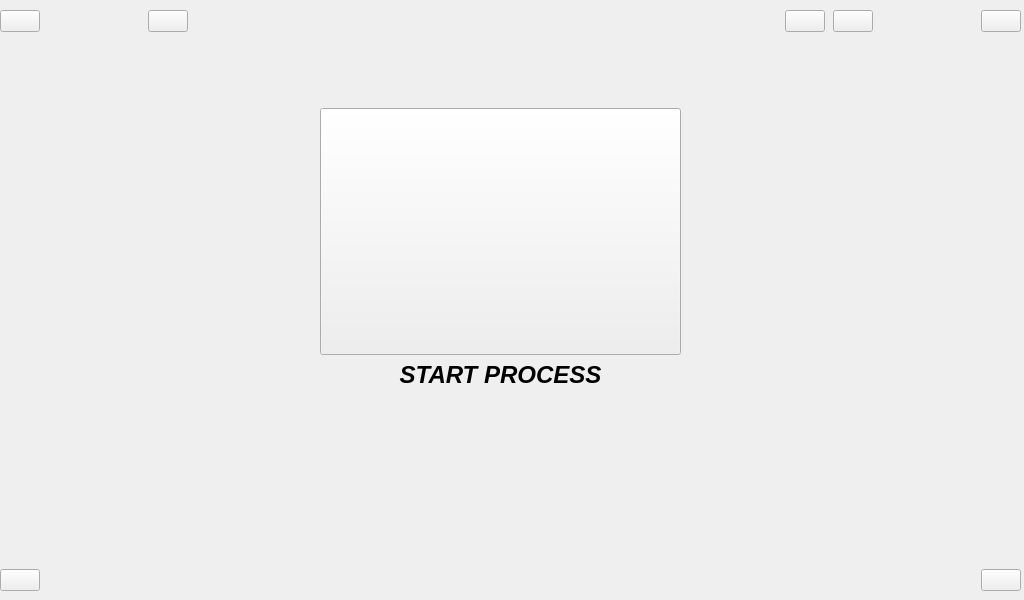
<?xml version="1.0" encoding="UTF-8"?>
<ui version="4.0">
 <class>MainWindow</class>
 <widget class="QMainWindow" name="MainWindow">
  <property name="geometry">
   <rect>
    <x>0</x>
    <y>0</y>
    <width>1024</width>
    <height>600</height>
   </rect>
  </property>
  <property name="windowTitle">
   <string>MainWindow</string>
  </property>
  <property name="styleSheet">
   <string notr="true"/>
  </property>
  <property name="iconSize">
   <size>
    <width>50</width>
    <height>50</height>
   </size>
  </property>
  <widget class="QWidget" name="centralwidget">
   <widget class="QWidget" name="layoutWidget">
    <property name="geometry">
     <rect>
      <x>0</x>
      <y>10</y>
      <width>1021</width>
      <height>581</height>
     </rect>
    </property>
    <layout class="QVBoxLayout" name="verticalLayout_2" stretch="0,0,0,0">
     <item>
      <layout class="QVBoxLayout" name="verticalLayout">
       <item>
        <layout class="QHBoxLayout" name="horizontalLayout" stretch="0,0,0,1,0,0,0,0">
         <property name="spacing">
          <number>8</number>
         </property>
         <item>
          <widget class="QPushButton" name="top_back_btn">
           <property name="styleSheet">
            <string notr="true"/>
           </property>
           <property name="text">
            <string/>
           </property>
          </widget>
         </item>
         <item>
          <spacer name="horizontalSpacer">
           <property name="orientation">
            <enum>Qt::Horizontal</enum>
           </property>
           <property name="sizeHint" stdset="0">
            <size>
             <width>100</width>
             <height>20</height>
            </size>
           </property>
          </spacer>
         </item>
         <item>
          <widget class="QPushButton" name="bluetooth_btn">
           <property name="styleSheet">
            <string notr="true"/>
           </property>
           <property name="text">
            <string/>
           </property>
          </widget>
         </item>
         <item>
          <widget class="QLabel" name="Logo">
           <property name="sizePolicy">
            <sizepolicy hsizetype="Preferred" vsizetype="Preferred">
             <horstretch>0</horstretch>
             <verstretch>0</verstretch>
            </sizepolicy>
           </property>
           <property name="text">
            <string/>
           </property>
           <property name="scaledContents">
            <bool>true</bool>
           </property>
           <property name="alignment">
            <set>Qt::AlignBottom|Qt::AlignLeading|Qt::AlignLeft</set>
           </property>
          </widget>
         </item>
         <item>
          <widget class="QPushButton" name="top_info_btn">
           <property name="styleSheet">
            <string notr="true"/>
           </property>
           <property name="text">
            <string/>
           </property>
          </widget>
         </item>
         <item>
          <widget class="QPushButton" name="top_settings_btn">
           <property name="styleSheet">
            <string notr="true"/>
           </property>
           <property name="text">
            <string/>
           </property>
          </widget>
         </item>
         <item>
          <spacer name="horizontalSpacer_2">
           <property name="orientation">
            <enum>Qt::Horizontal</enum>
           </property>
           <property name="sizeHint" stdset="0">
            <size>
             <width>100</width>
             <height>20</height>
            </size>
           </property>
          </spacer>
         </item>
         <item>
          <widget class="QPushButton" name="top_home_btn">
           <property name="styleSheet">
            <string notr="true"/>
           </property>
           <property name="text">
            <string/>
           </property>
          </widget>
         </item>
        </layout>
       </item>
      </layout>
     </item>
     <item>
      <spacer name="verticalSpacer_2">
       <property name="orientation">
        <enum>Qt::Vertical</enum>
       </property>
       <property name="sizeType">
        <enum>QSizePolicy::Fixed</enum>
       </property>
       <property name="sizeHint" stdset="0">
        <size>
         <width>20</width>
         <height>10</height>
        </size>
       </property>
      </spacer>
     </item>
     <item>
      <widget class="QStackedWidget" name="stackedWidget">
       <property name="currentIndex">
        <number>0</number>
       </property>
       <widget class="QWidget" name="page">
        <widget class="QWidget" name="layoutWidget">
         <property name="geometry">
          <rect>
           <x>320</x>
           <y>60</y>
           <width>361</width>
           <height>301</height>
          </rect>
         </property>
         <layout class="QVBoxLayout" name="verticalLayout_5" stretch="1,0,0">
          <item>
           <widget class="QPushButton" name="menu3_middle_btn">
            <property name="sizePolicy">
             <sizepolicy hsizetype="Preferred" vsizetype="Preferred">
              <horstretch>150</horstretch>
              <verstretch>0</verstretch>
             </sizepolicy>
            </property>
            <property name="styleSheet">
             <string notr="true"/>
            </property>
            <property name="text">
             <string/>
            </property>
           </widget>
          </item>
          <item>
           <widget class="QLabel" name="menu3_label_middle">
            <property name="font">
             <font>
              <pointsize>18</pointsize>
              <italic>true</italic>
              <bold>true</bold>
             </font>
            </property>
            <property name="text">
             <string>START PROCESS</string>
            </property>
            <property name="alignment">
             <set>Qt::AlignHCenter|Qt::AlignTop</set>
            </property>
           </widget>
          </item>
          <item>
           <spacer name="verticalSpacer">
            <property name="orientation">
             <enum>Qt::Vertical</enum>
            </property>
            <property name="sizeType">
             <enum>QSizePolicy::Fixed</enum>
            </property>
            <property name="sizeHint" stdset="0">
             <size>
              <width>20</width>
              <height>20</height>
             </size>
            </property>
           </spacer>
          </item>
         </layout>
        </widget>
       </widget>
       <widget class="QWidget" name="page_2">
        <widget class="QWidget" name="layoutWidget">
         <property name="geometry">
          <rect>
           <x>110</x>
           <y>50</y>
           <width>791</width>
           <height>321</height>
          </rect>
         </property>
         <layout class="QHBoxLayout" name="horizontalLayout_6">
          <property name="spacing">
           <number>0</number>
          </property>
          <item>
           <layout class="QVBoxLayout" name="verticalLayout_6" stretch="1,0">
            <item>
             <widget class="QPushButton" name="menu3_left_btn">
              <property name="sizePolicy">
               <sizepolicy hsizetype="Preferred" vsizetype="Preferred">
                <horstretch>150</horstretch>
                <verstretch>0</verstretch>
               </sizepolicy>
              </property>
              <property name="styleSheet">
               <string notr="true"/>
              </property>
              <property name="text">
               <string/>
              </property>
             </widget>
            </item>
            <item>
             <widget class="QLabel" name="menu3_label_left">
              <property name="font">
               <font>
                <pointsize>18</pointsize>
                <italic>true</italic>
                <bold>true</bold>
               </font>
              </property>
              <property name="text">
               <string>SELECT FILE</string>
              </property>
              <property name="alignment">
               <set>Qt::AlignHCenter|Qt::AlignTop</set>
              </property>
             </widget>
            </item>
           </layout>
          </item>
          <item>
           <layout class="QVBoxLayout" name="verticalLayout_7" stretch="1,0">
            <item>
             <widget class="QPushButton" name="menu3_right_btn">
              <property name="sizePolicy">
               <sizepolicy hsizetype="Preferred" vsizetype="Preferred">
                <horstretch>150</horstretch>
                <verstretch>0</verstretch>
               </sizepolicy>
              </property>
              <property name="styleSheet">
               <string notr="true"/>
              </property>
              <property name="text">
               <string/>
              </property>
             </widget>
            </item>
            <item>
             <widget class="QLabel" name="menu3_label_right">
              <property name="sizePolicy">
               <sizepolicy hsizetype="Minimum" vsizetype="Preferred">
                <horstretch>0</horstretch>
                <verstretch>0</verstretch>
               </sizepolicy>
              </property>
              <property name="font">
               <font>
                <pointsize>18</pointsize>
                <italic>true</italic>
                <bold>true</bold>
               </font>
              </property>
              <property name="text">
               <string>COSTUME PART</string>
              </property>
              <property name="alignment">
               <set>Qt::AlignHCenter|Qt::AlignTop</set>
              </property>
             </widget>
            </item>
           </layout>
          </item>
         </layout>
        </widget>
       </widget>
       <widget class="QWidget" name="page_3">
        <widget class="QWidget" name="layoutWidget">
         <property name="geometry">
          <rect>
           <x>50</x>
           <y>90</y>
           <width>911</width>
           <height>321</height>
          </rect>
         </property>
         <layout class="QVBoxLayout" name="verticalLayout_3">
          <item>
           <layout class="QHBoxLayout" name="horizontalLayout_4" stretch="1,0,0">
            <item>
             <widget class="QComboBox" name="stl_list_bar"/>
            </item>
            <item>
             <widget class="QPushButton" name="edit_btn">
              <property name="text">
               <string/>
              </property>
             </widget>
            </item>
            <item>
             <widget class="QPushButton" name="clear_btn">
              <property name="text">
               <string/>
              </property>
             </widget>
            </item>
           </layout>
          </item>
          <item>
           <layout class="QHBoxLayout" name="horizontalLayout_3">
            <property name="spacing">
             <number>0</number>
            </property>
            <item>
             <widget class="QLabel" name="preview_logo">
              <property name="text">
               <string>TextLabel</string>
              </property>
             </widget>
            </item>
            <item>
             <layout class="QGridLayout" name="gridLayout">
              <item row="0" column="0">
               <widget class="QLabel" name="label_2">
                <property name="font">
                 <font>
                  <pointsize>20</pointsize>
                  <bold>true</bold>
                 </font>
                </property>
                <property name="text">
                 <string>Name:</string>
                </property>
                <property name="alignment">
                 <set>Qt::AlignBottom|Qt::AlignHCenter</set>
                </property>
               </widget>
              </item>
              <item row="0" column="1">
               <widget class="QLabel" name="label_4">
                <property name="font">
                 <font>
                  <pointsize>12</pointsize>
                 </font>
                </property>
                <property name="text">
                 <string>Name Profile</string>
                </property>
                <property name="alignment">
                 <set>Qt::AlignBottom|Qt::AlignLeading|Qt::AlignLeft</set>
                </property>
               </widget>
              </item>
              <item row="1" column="0">
               <widget class="QLabel" name="label_3">
                <property name="font">
                 <font>
                  <pointsize>20</pointsize>
                  <bold>true</bold>
                 </font>
                </property>
                <property name="text">
                 <string>Volume</string>
                </property>
                <property name="alignment">
                 <set>Qt::AlignHCenter|Qt::AlignTop</set>
                </property>
               </widget>
              </item>
              <item row="1" column="1">
               <widget class="QLabel" name="label_5">
                <property name="font">
                 <font>
                  <pointsize>12</pointsize>
                 </font>
                </property>
                <property name="text">
                 <string>Volume in cm^3</string>
                </property>
                <property name="alignment">
                 <set>Qt::AlignLeading|Qt::AlignLeft|Qt::AlignTop</set>
                </property>
               </widget>
              </item>
             </layout>
            </item>
           </layout>
          </item>
         </layout>
        </widget>
       </widget>
       <widget class="QWidget" name="page_4">
        <widget class="QWidget" name="layoutWidget_2">
         <property name="geometry">
          <rect>
           <x>110</x>
           <y>60</y>
           <width>791</width>
           <height>341</height>
          </rect>
         </property>
         <layout class="QHBoxLayout" name="horizontalLayout_8">
          <property name="spacing">
           <number>0</number>
          </property>
          <item>
           <layout class="QVBoxLayout" name="verticalLayout_10" stretch="2,1">
            <item>
             <widget class="QPushButton" name="menu_settings_left_btn">
              <property name="sizePolicy">
               <sizepolicy hsizetype="Preferred" vsizetype="Preferred">
                <horstretch>150</horstretch>
                <verstretch>0</verstretch>
               </sizepolicy>
              </property>
              <property name="styleSheet">
               <string notr="true"/>
              </property>
              <property name="text">
               <string/>
              </property>
             </widget>
            </item>
            <item>
             <widget class="QLabel" name="menu_settings_label_left">
              <property name="font">
               <font>
                <pointsize>18</pointsize>
                <italic>true</italic>
                <bold>true</bold>
               </font>
              </property>
              <property name="text">
               <string>MACHINE
SETTINGS</string>
              </property>
              <property name="alignment">
               <set>Qt::AlignHCenter|Qt::AlignTop</set>
              </property>
              <property name="wordWrap">
               <bool>true</bool>
              </property>
             </widget>
            </item>
           </layout>
          </item>
          <item>
           <layout class="QVBoxLayout" name="verticalLayout_11" stretch="3,1">
            <item>
             <widget class="QPushButton" name="menu_settings_right_btn">
              <property name="sizePolicy">
               <sizepolicy hsizetype="Preferred" vsizetype="Preferred">
                <horstretch>150</horstretch>
                <verstretch>0</verstretch>
               </sizepolicy>
              </property>
              <property name="styleSheet">
               <string notr="true"/>
              </property>
              <property name="text">
               <string/>
              </property>
             </widget>
            </item>
            <item>
             <widget class="QLabel" name="menu_settings_label_right">
              <property name="sizePolicy">
               <sizepolicy hsizetype="Minimum" vsizetype="Preferred">
                <horstretch>0</horstretch>
                <verstretch>0</verstretch>
               </sizepolicy>
              </property>
              <property name="font">
               <font>
                <pointsize>18</pointsize>
                <italic>true</italic>
                <bold>true</bold>
               </font>
              </property>
              <property name="text">
               <string>CONSUMABLES</string>
              </property>
              <property name="alignment">
               <set>Qt::AlignHCenter|Qt::AlignTop</set>
              </property>
             </widget>
            </item>
           </layout>
          </item>
         </layout>
        </widget>
       </widget>
       <widget class="QWidget" name="page_5">
        <widget class="QWidget" name="layoutWidget">
         <property name="geometry">
          <rect>
           <x>120</x>
           <y>70</y>
           <width>761</width>
           <height>251</height>
          </rect>
         </property>
         <layout class="QHBoxLayout" name="horizontalLayout_5">
          <item>
           <layout class="QVBoxLayout" name="verticalLayout_4" stretch="1,0">
            <item>
             <widget class="QPushButton" name="consumable_menu_left_btn">
              <property name="sizePolicy">
               <sizepolicy hsizetype="Minimum" vsizetype="Expanding">
                <horstretch>0</horstretch>
                <verstretch>0</verstretch>
               </sizepolicy>
              </property>
              <property name="text">
               <string/>
              </property>
             </widget>
            </item>
            <item>
             <widget class="QLabel" name="consumable_menu_left_label">
              <property name="font">
               <font>
                <pointsize>18</pointsize>
                <bold>true</bold>
               </font>
              </property>
              <property name="text">
               <string>HARDWARE</string>
              </property>
              <property name="alignment">
               <set>Qt::AlignCenter</set>
              </property>
             </widget>
            </item>
           </layout>
          </item>
          <item>
           <layout class="QVBoxLayout" name="verticalLayout_8">
            <item>
             <widget class="QPushButton" name="consumable_menu_middle_btn">
              <property name="sizePolicy">
               <sizepolicy hsizetype="Minimum" vsizetype="Expanding">
                <horstretch>0</horstretch>
                <verstretch>0</verstretch>
               </sizepolicy>
              </property>
              <property name="text">
               <string/>
              </property>
             </widget>
            </item>
            <item>
             <widget class="QLabel" name="consumable_menu_middle_label">
              <property name="font">
               <font>
                <pointsize>18</pointsize>
                <bold>true</bold>
               </font>
              </property>
              <property name="text">
               <string>MATERIALS</string>
              </property>
              <property name="alignment">
               <set>Qt::AlignCenter</set>
              </property>
             </widget>
            </item>
           </layout>
          </item>
         </layout>
        </widget>
       </widget>
       <widget class="QWidget" name="page_6">
        <widget class="QWidget" name="layoutWidget">
         <property name="geometry">
          <rect>
           <x>90</x>
           <y>80</y>
           <width>841</width>
           <height>281</height>
          </rect>
         </property>
         <layout class="QHBoxLayout" name="horizontalLayout_7">
          <item>
           <layout class="QVBoxLayout" name="verticalLayout_9" stretch="3,1">
            <item>
             <widget class="QPushButton" name="hardware_menu_left_btn">
              <property name="sizePolicy">
               <sizepolicy hsizetype="Minimum" vsizetype="Expanding">
                <horstretch>0</horstretch>
                <verstretch>0</verstretch>
               </sizepolicy>
              </property>
              <property name="text">
               <string/>
              </property>
             </widget>
            </item>
            <item>
             <widget class="QLabel" name="hardware_menu_left_label">
              <property name="font">
               <font>
                <pointsize>18</pointsize>
                <bold>true</bold>
               </font>
              </property>
              <property name="text">
               <string>CRUCIBLE</string>
              </property>
              <property name="alignment">
               <set>Qt::AlignCenter</set>
              </property>
             </widget>
            </item>
           </layout>
          </item>
          <item>
           <layout class="QVBoxLayout" name="verticalLayout_12">
            <item>
             <widget class="QPushButton" name="hardware_menu_middle_btn">
              <property name="sizePolicy">
               <sizepolicy hsizetype="Minimum" vsizetype="Expanding">
                <horstretch>0</horstretch>
                <verstretch>0</verstretch>
               </sizepolicy>
              </property>
              <property name="text">
               <string/>
              </property>
             </widget>
            </item>
            <item>
             <widget class="QLabel" name="hardware_menu_middle_label">
              <property name="font">
               <font>
                <pointsize>18</pointsize>
                <bold>true</bold>
               </font>
              </property>
              <property name="text">
               <string>DEGASSING
NOZZLE</string>
              </property>
              <property name="alignment">
               <set>Qt::AlignBottom|Qt::AlignHCenter</set>
              </property>
             </widget>
            </item>
           </layout>
          </item>
          <item>
           <layout class="QVBoxLayout" name="verticalLayout_13" stretch="3,1">
            <item>
             <widget class="QPushButton" name="hardware_menu_right_btn">
              <property name="sizePolicy">
               <sizepolicy hsizetype="Minimum" vsizetype="Expanding">
                <horstretch>0</horstretch>
                <verstretch>0</verstretch>
               </sizepolicy>
              </property>
              <property name="text">
               <string/>
              </property>
             </widget>
            </item>
            <item>
             <widget class="QLabel" name="hardware_menu_right_label">
              <property name="font">
               <font>
                <pointsize>18</pointsize>
                <bold>true</bold>
               </font>
              </property>
              <property name="text">
               <string>DIES</string>
              </property>
              <property name="scaledContents">
               <bool>false</bool>
              </property>
              <property name="alignment">
               <set>Qt::AlignCenter</set>
              </property>
             </widget>
            </item>
           </layout>
          </item>
         </layout>
        </widget>
       </widget>
       <widget class="QWidget" name="page_7">
        <widget class="QWidget" name="layoutWidget_3">
         <property name="geometry">
          <rect>
           <x>100</x>
           <y>60</y>
           <width>841</width>
           <height>281</height>
          </rect>
         </property>
         <layout class="QHBoxLayout" name="horizontalLayout_9">
          <item>
           <layout class="QVBoxLayout" name="verticalLayout_14" stretch="0,0">
            <item>
             <widget class="QPushButton" name="material_menu_left_btn">
              <property name="sizePolicy">
               <sizepolicy hsizetype="Minimum" vsizetype="Expanding">
                <horstretch>0</horstretch>
                <verstretch>0</verstretch>
               </sizepolicy>
              </property>
              <property name="text">
               <string/>
              </property>
             </widget>
            </item>
            <item>
             <widget class="QLabel" name="material_menu_left_label">
              <property name="font">
               <font>
                <pointsize>18</pointsize>
                <bold>true</bold>
               </font>
              </property>
              <property name="text">
               <string>CASTING
ALLOY</string>
              </property>
              <property name="alignment">
               <set>Qt::AlignCenter</set>
              </property>
             </widget>
            </item>
           </layout>
          </item>
          <item>
           <layout class="QVBoxLayout" name="verticalLayout_15">
            <item>
             <widget class="QPushButton" name="material_menu_middle_btn">
              <property name="sizePolicy">
               <sizepolicy hsizetype="Minimum" vsizetype="Expanding">
                <horstretch>0</horstretch>
                <verstretch>0</verstretch>
               </sizepolicy>
              </property>
              <property name="text">
               <string/>
              </property>
             </widget>
            </item>
            <item>
             <widget class="QLabel" name="material_menu_middle_label">
              <property name="font">
               <font>
                <pointsize>18</pointsize>
                <bold>true</bold>
               </font>
              </property>
              <property name="text">
               <string>INVESTMENT
POWDER</string>
              </property>
              <property name="alignment">
               <set>Qt::AlignBottom|Qt::AlignHCenter</set>
              </property>
             </widget>
            </item>
           </layout>
          </item>
          <item>
           <layout class="QVBoxLayout" name="verticalLayout_16" stretch="0,0">
            <item>
             <widget class="QPushButton" name="material_menu_right_btn">
              <property name="sizePolicy">
               <sizepolicy hsizetype="Minimum" vsizetype="Expanding">
                <horstretch>0</horstretch>
                <verstretch>0</verstretch>
               </sizepolicy>
              </property>
              <property name="text">
               <string/>
              </property>
             </widget>
            </item>
            <item>
             <widget class="QLabel" name="material_menu_right_label">
              <property name="font">
               <font>
                <pointsize>18</pointsize>
                <bold>true</bold>
               </font>
              </property>
              <property name="text">
               <string>GREEN
SAND</string>
              </property>
              <property name="scaledContents">
               <bool>false</bool>
              </property>
              <property name="alignment">
               <set>Qt::AlignCenter</set>
              </property>
             </widget>
            </item>
           </layout>
          </item>
         </layout>
        </widget>
       </widget>
      </widget>
     </item>
     <item>
      <layout class="QHBoxLayout" name="horizontalLayout_2">
       <item>
        <widget class="QPushButton" name="bottom_icon_left">
         <property name="styleSheet">
          <string notr="true"/>
         </property>
         <property name="text">
          <string/>
         </property>
        </widget>
       </item>
       <item>
        <spacer name="horizontalSpacer_5">
         <property name="orientation">
          <enum>Qt::Horizontal</enum>
         </property>
         <property name="sizeType">
          <enum>QSizePolicy::Expanding</enum>
         </property>
         <property name="sizeHint" stdset="0">
          <size>
           <width>1000</width>
           <height>20</height>
          </size>
         </property>
        </spacer>
       </item>
       <item>
        <widget class="QPushButton" name="bottom_icon_right">
         <property name="styleSheet">
          <string notr="true"/>
         </property>
         <property name="text">
          <string/>
         </property>
        </widget>
       </item>
      </layout>
     </item>
    </layout>
   </widget>
  </widget>
 </widget>
 <resources/>
 <connections/>
</ui>
